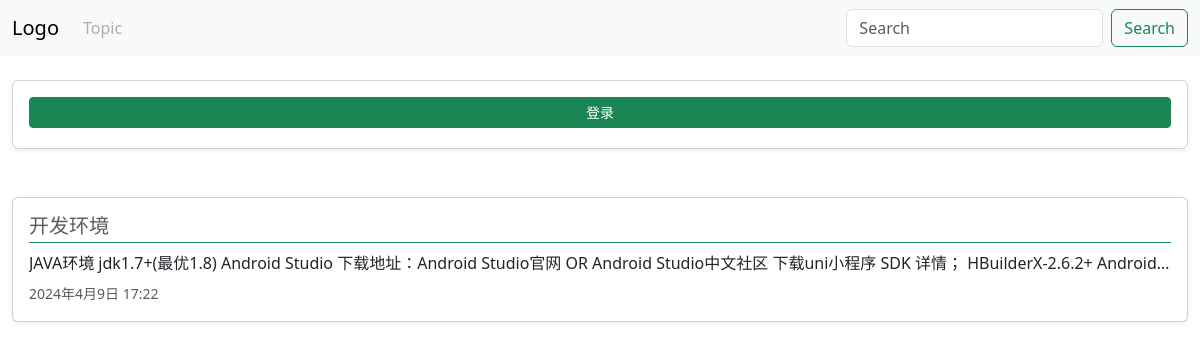
Page /user/7 on the committed database.
### posts/models.py (models this page shows)
class Posts(models.Model):
    title = models.CharField(max_length=50)
    content = models.TextField()
    date = models.DateTimeField(auto_now_add=True)
    topic = models.ForeignKey(Topics, on_delete=models.CASCADE)
    by = models.ForeignKey(User, on_delete=models.CASCADE)

### posts/views.py (the view)
# urls.py: path('user/<int:by_id>', views.user, name='user'),
def user(request, by_id):
    posts = Posts.objects.filter(by=by_id).order_by('-date')
    return render(request, 'posts/user.html', {'posts': posts})

### posts/templates/posts/user.html (shortened to what this page needs)
{% extends './base.html' %}
{% block header %}
    {% include './header.html' %}
{% endblock %}
{% block content %}
    <br>
    {% include './user-card.html' %}
    <br>
    <br>
    {% for post in posts %}
        <a href="{% url 'posts:detail' post.id %}" class="text-decoration-none">
            <div class="card mb-4 shadow-sm">
                <div class="card-body">
                    <div class="row">
                        <div class="col-12">
                            <h5 class="text-body-secondary border-bottom border-success pb-1">{{ post.title }}</h5>
                            <div class="text-dark d-inline-block text-truncate w-100">
                                {{ post.content }}
                            </div>
                            <small class="text-muted">{{ post.date }}</small>
                        </div>
                    </div>
                </div>
            </div>
        </a>
    {% endfor %}
{% endblock %}

### rows in the picture
Posts: title "开发环境", content "JAVA环境 jdk1.7+(最优1.8) Android Studio 下载地址：Android Studio官网 OR Android Studio中文社区 下载uni小程序 SDK 详情； HBuilderX-2.6.2+ Android…", date "2024年4月9日 17:22"
